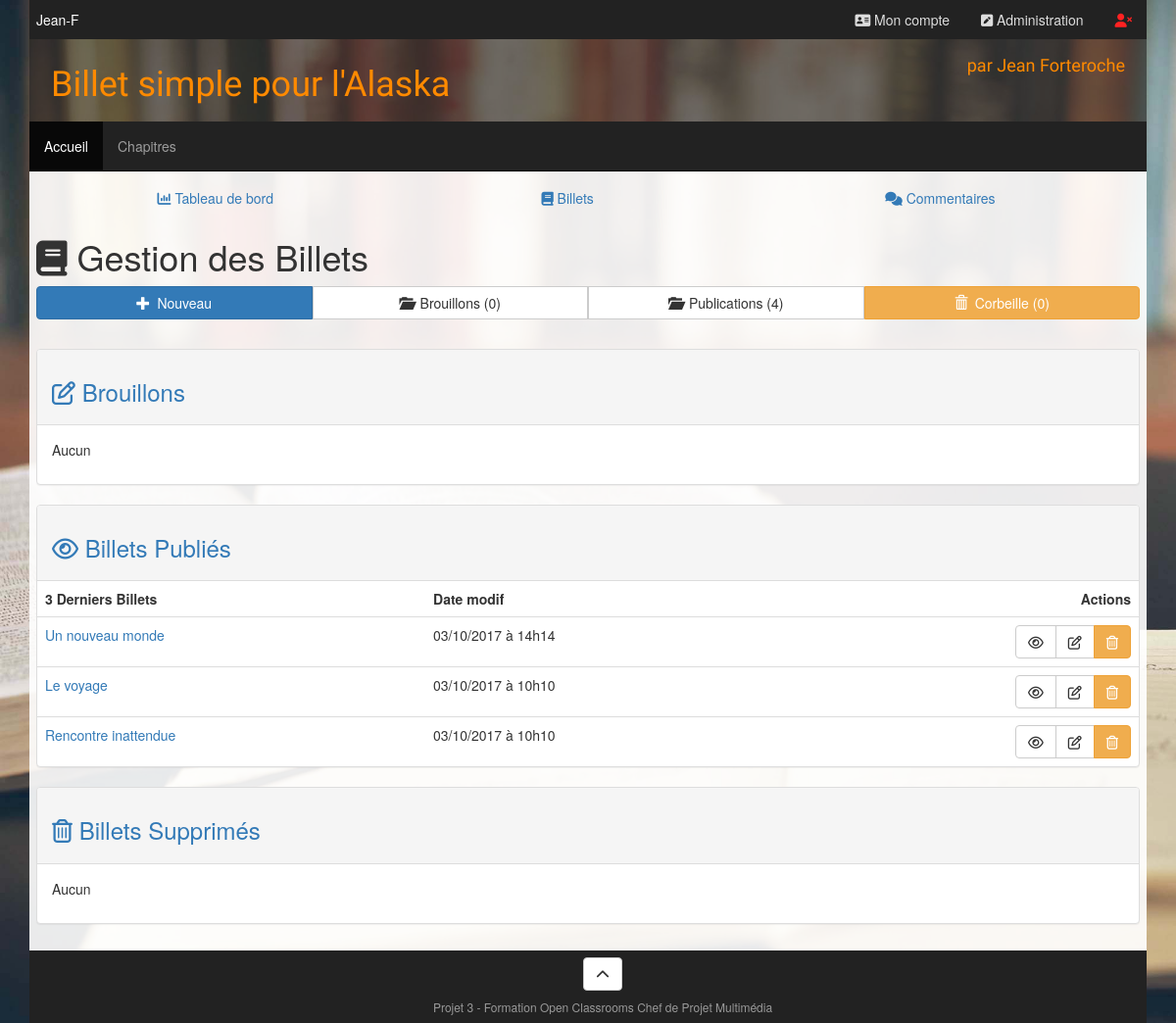
The page /?module=billets&page=admin (signed in) on the database its author committed.
### tables this page shows
CREATE TABLE `ocp3_Billets` (
  `id` int(11) NOT NULL,
  `titre` varchar(255) NOT NULL,
  `contenu` text,
  `extrait` text,
  `auteur_id` int(11) NOT NULL,
  `date_publie` datetime NOT NULL,
  `date_modif` datetime DEFAULT NULL,
  `image_id` int(11) DEFAULT NULL,
  `statut` varchar(255) NOT NULL
);

### index.php (called while the page is built, shortened)
<?php
$request = new Request($_SESSION, $_GET, $_POST, $_FILES);
$response = $request->runController();
$response->runResponseAction();
?>

### modules/billets/classes/billetmgr.class.php (called while the page is built, shortened)
<?php
class BilletMgr {
	private static $_map;
	public function __construct() {
		self::set_map();
		self::set_last_billets_id();
	}
	public static function getNbBrouillon()		{ return self::countNbBilletWithStatut('Brouillon'); 	}
	public static function getNbPublication()	{ return self::countNbBilletWithStatut('Publication');	}
	public static function getNbCorbeille()		{ return self::countNbBilletWithStatut('Corbeille'); 	}
	private static function set_map()							{ return self::setteur_map(); 					}
	private static function set_last_billets_id($id = null)		{ return self::setteur_last_billets_id($id); 	}
	private static function setteur_map()
	{
		if (!isset(self::$_map))
		{
			$sql = 'SELECT COLUMN_NAME, DATA_TYPE, CHARACTER_MAXIMUM_LENGTH
					FROM INFORMATION_SCHEMA.COLUMNS
					WHERE TABLE_NAME = "' . self::TABLE_BILLETS . '" AND TABLE_SCHEMA = "' . self::DB_NAME . '"
					ORDER BY ORDINAL_POSITION';
			$req = SQLmgr::prepare($sql);
			if($req->execute() !== FALSE) {
				while($mapping = $req->fetch())
				{
					self::$_map[$mapping["COLUMN_NAME"]] = $mapping["DATA_TYPE"] . ',' . $mapping['CHARACTER_MAXIMUM_LENGTH'];
				}
			}
		}
		return self::$_map;
	}
	private static function setteur_last_billets_id($id = null)
	{
		if (is_null($id))
		{
			$sql = 'SELECT MAX(id) FROM ' . self::TABLE_BILLETS;
			$req = SQLmgr::prepare($sql);
			$req->execute();
			$id = $req->fetch(PDO::FETCH_ASSOC);
			$id = (int) $id['MAX(id)'];
		}
	}
	public function select_multi(array $where = null, array $limit = null, array $orderby = null)
	{
		$sql_where = '';
		if (!is_null($where))
		{
			foreach ($where as $key => $value) {
				if ($sql_where == '')
				{
					$sql_where = " WHERE {$key} = '{$value}'";
				}
				else
				{
					$sql_where .= " AND {$key} = '{$value}'";
				}
			}
		}
		$sql_limit = '';
		if (!is_null($limit))
		{
			$limit[1] = (int) $limit[1];
			$offset = (int) $limit[1] - 1;
			if ($offset < 0)
			{
				$offset = 0;
			}
			$offset *= $limit[0];
			$sql_limit = ' LIMIT ' . $limit[0] . ' OFFSET ' . $offset;
		}
		$sql_orderby = '';
		if (!is_null($orderby))
		{
			foreach ($orderby as $key => $value) {
				if ($sql_orderby == '')
				{
					$sql_orderby = ' ORDER BY ' . $key . ' ' . $value;
				}
				else
				{
					$sql_orderby .= ', ' . $key . ' ' . $value;
				}
			}
		}
		$sql = 'SELECT
					id,
					titre,
					contenu,
					extrait,
					auteur_id,
					date_modif AS last_date,
					DATE_FORMAT(date_publie, "%d/%m/%Y à %k\h%H") AS date_publie,
					DATE_FORMAT(date_modif, "%d/%m/%Y à %k\h%H") AS date_modif,
					image_id,
					statut
				FROM ' . self::TABLE_BILLETS . $sql_where . $sql_orderby . $sql_limit;
		$req = SQLmgr::prepare($sql);
		$rep = $req->execute();
		if ($rep)
		{
			$billets = [];
			while ($donnees = $req->fetch(PDO::FETCH_ASSOC)) {
				$billet = New Billet;
				$billet->setValues($donnees);
				array_push($billets, $billet);
			}
			return $billets;
		}
		else
		{
			return;
		}
	}
	public static function countNbBilletWithStatut(string $statut)
	{
		$sql = "SELECT COUNT(*) FROM " . self::TABLE_BILLETS . " WHERE statut = '{$statut}'";
		$req = SQLmgr::prepare($sql);
		$req->execute();
		return $req->fetch()[0];
	}
}

### core/classes/sqlmgr.class.php (called while the page is built, shortened)
<?php
class SQLmgr {
	protected static $_pdo;
	public static function getPDO() {
		return self::$_pdo;
	}
	protected static function set_pdo() {
		try
		{
			$bdd = 'mysql:host=' . BDD['host'] . ';dbname=' . BDD['name'] . ';charset=utf8';
			self::$_pdo = new PDO($bdd,BDD['login'],BDD['password']);
		}
		catch (PDOException $msg)
		{
			print "Erreur !: " . $msg->getMessage() . "<br />
			>>> vérifier les paramètres du fichier config.sql.php <br />";
			die();
		}
	}
	public static function prepare($sql) {
		return self::getPDO()->prepare($sql);
	}
}

### modules/billets/controllers/admin.controller.php (called while the page is built, shortened)
<?php
class AdminController {
	public function actionView($request)
	{
		$limit = 3;
		$offset = 0;
		$billetMgr = new BilletMgr;
		$listeBrouillon = $billetMgr->select_multi(['statut' => 'Brouillon'], [$limit, $offset], ['last_date' => 'DESC']);
		$listePublication = $billetMgr->select_multi(['statut' => 'Publication'], [$limit, $offset], ['last_date' => 'DESC']);
		$listeCorbeille = $billetMgr->select_multi(['statut' => 'Corbeille'], [$limit, $offset], ['last_date' => 'DESC']);
		$nbBrouillons = BilletMgr::getNbBrouillon();
		$nbPublications = BilletMgr::getNbPublication();
		$nbCorbeille = BilletMgr::getNbCorbeille();
		$action = ['displayView' => $request->getViewFilename()];
		$objects = [
			'membre' 			=> $request->getMembre(),
			'listeBrouillon' 	=> $listeBrouillon,
			'listePublication' 	=> $listePublication,
			'listeCorbeille' 	=> $listeCorbeille,
			'limit'				=> $limit,
			'nbBrouillons'		=> $nbBrouillons,
			'nbPublications'	=> $nbPublications,
			'nbCorbeille'		=> $nbCorbeille
		];
		$response = new Response($action, $objects);
		return $response;
	}
}

### core/classes/request.class.php (called while the page is built, shortened)
<?php
class Request {
	protected $_get;
	public function get()				{ return $this->_get; }
	public function getActionName()
	{
		$actionsValides = ['submit'];
		if (!isset($this->get()[self::GET_ACTION]) OR !in_array($this->get()[self::GET_ACTION], $actionsValides))
			{
				return 'view';
			}
		return $this->get()[self::GET_ACTION];
	}
	public function setGet(array $get = null)
	{
		if (!is_null($get))
		{
			$get = str_replace(array('.','/','<','>'), '', $get);
			$this->_get = $get;
		}
	}
	public function runController()
	{
		$controller = new $objectName;
		$actionMethod = 'action' . ucfirst($this->getActionName());
		$response = $controller->$actionMethod($this);
		return $response;
	}
}
?>

### core/functions/common.php (called while the page is built, shortened)
<?php
function gene_autoload(string $dossier, $class)
{
	$file = $dossier . strtolower($class) . '.class.php';
}
function autoload_modules($class)
{
	$dir = SITE_ROOT . 'modules/';
	$modules = scandir($dir);
}

### modules/billets/classes/billet.class.php (called while the page is built, shortened)
<?php
class Billet {
	public function set_id($id)						{ return $this->setteur_id($id); 				}
	public function set_titre($text)				{ return $this->setteur_titre($text); 			}
	public function set_contenu($text)				{ return $this->setteur_contenu($text); 		}
	public function set_extrait($text)				{ return $this->setteur_extrait($text); 		}
	public function set_auteur_id($id)				{ return $this->setteur_auteur_id($id); 		}
	protected function setteur_id($id)
	{
		$id = (int) $id;
		if (is_int($id) AND $id > 0)
		{
			return TRUE;
		}
		return FALSE;
	}
	protected function setteur_titre($text)
	{
		if (is_string($text) AND $text <> '' and strlen($text) <= self::TITRE_MAX_LENGHT)
		{
			$text = htmlspecialchars($text);
			return TRUE;
		}
		return FALSE;
	}
	protected function setteur_contenu($text)
	{
		if (is_string($text) AND $text <> '')
		{
			$forbidden_tags = array('<script>', '</script>', '<?php', '<?=', '?>');
			return TRUE;
		}
		return FALSE;
	}
	protected function setteur_extrait($text)
	{
		if (is_string($text) AND $text != '')
		{
			$text = htmlspecialchars($text);
			return TRUE;
		}
		return TRUE;
	}
	protected function setteur_auteur_id($id)
	{
		$id = (int) $id;
		if (is_int($id) AND $id > 0)
		{
			return TRUE;
		}
		return FALSE;
	}
	public function setValues(array $donnees) {
		foreach ($donnees as $key => $value)
		{
			$method = 'set_' . $key;
		}
		return $this;
	}
}

### modules/billets/views/admin.view.php (the view, shortened to what this page needs)
<section>
	<h1><i class="fa fa-book" aria-hidden="true"></i> Gestion des Billets</h1>
	<div class="btn-group btn-group-justified" role="group">
		<a href="?module=billets&page=edition" type="button" class="btn btn-primary" aria-label="Nouveau"><span class="glyphicon glyphicon-plus" aria-hidden="true"></span>Nouveau</a>
		<a href="?module=billets&page=dossier&dossier=brouillon" type="button" class="btn btn-default" aria-label="Brouillon"><span class="glyphicon glyphicon-folder-open" aria-hidden="true"></span>Brouillons (<?= $nbBrouillons; ?>)</a>
		<a href="?module=billets&page=dossier&dossier=publication" type="button" class="btn btn-default" aria-label="Publie"><span class="glyphicon glyphicon-folder-open" aria-hidden="true"></span>Publications (<?= $nbPublications; ?>)</a>
		<a href="?module=billets&page=dossier&dossier=corbeille" type="button" class="btn btn-warning" aria-label="Corbeille"><span class="glyphicon glyphicon-trash" aria-hidden="true"></span>Corbeille (<?= $nbCorbeille; ?>)</a>
	</div>
	<p>&nbsp;</p>
	<div class="panel panel-default">
		<div class="panel-heading"><a href="?module=billets&page=dossier&dossier=brouillon" aria-label="Brouillon"><h3><i class="fa fa-pencil-square-o" aria-hidden="true"></i> Brouillons</h3></a></div>
		<?php if (empty($listeBrouillon)) : ?>
			<div class="panel-body"><p>Aucun</p></div>
		<?php endif ?>
	</div>
	<div class="panel panel-default">
		<div class="panel-heading"><a href="?module=billets&page=dossier&dossier=publication" aria-label="Publie"><h3><i class="fa fa-eye" aria-hidden="true"></i></i> Billets Publiés</h3></a></div>
		<?php if (empty($listePublication)) : ?>
			<div class="panel-body"><p>Aucun</p></div>
		<?php else : ?>
			<div class="table-responsive">
				<table class="table table-hover">
					<thead>
						<tr>
							<td><strong><?= $limit; ?> Derniers Billets</strong></td>
							<td><strong>Date modif</strong></td>
							<td class="text-right"><strong>Actions</strong></td>
						</tr>
					</thead>
					<tbody>
					<?php foreach ($listePublication as $billet) : ?>
						<tr>
							<td><a href="?module=billets&page=edition&id=<?= $billet->get_id(); ?>"><?= $billet->get_titre(); ?></a></td>
							<td><?= $billet->get_date_modif(); ?></td>
							<td>
								<div class="btn-group pull-right" role="group" aria-label="billet-<?= $billet->get_id(); ?>">
									<a href="?module=billets&page=lecture&id=<?= $billet->get_id(); ?>" class="btn btn-default" role="button" alt="voir le billet"><i class="fa fa-eye" aria-hidden="true"></i></a>
									<a href="?module=billets&page=edition&id=<?= $billet->get_id(); ?>" class="btn btn-default" role="button" alt="éditer le billet"><i class="fa fa-pencil-square-o" aria-hidden="true"></i></a>
									<a href="?module=billets&page=supprimer&action=submit&id=<?= $billet->get_id(); ?>" class="btn btn-warning" role="button" alt="supprimer le billet"><i class="fa fa-trash-o" aria-hidden="true"></i></a>
								</div>
							</td>
						</tr>
					<?php endforeach ?>
				 	</tbody>
				</table>
			</div>
		<?php endif ?>
	</div>
	<div class="panel panel-default">
		<div class="panel-heading"><a href="?module=billets&page=dossier&dossier=corbeille" aria-label="Corbeille"><h3><i class="fa fa-trash-o" aria-hidden="true"></i> Billets Supprimés</h3></a></div>
		<?php if (empty($listeCorbeille)) : ?>
			<div class="panel-body"><p>Aucun</p></div>
		<?php endif ?>
	</div>
</section>

### themes/default/style.css (style rules this page uses)
body { background-image: url("images/background.jpg"); background-position: top fixed; background-attachment: fixed; background-size: cover; background-repeat: none; }
.glyphicon { margin-right: 0.5em; }

### rows shown on the page
ocp3_billets: titre "Un nouveau monde", date_modif "03/10/2017 à 14h14"
ocp3_billets: titre "Le voyage", date_modif "03/10/2017 à 10h10"
ocp3_billets: titre "Rencontre inattendue", date_modif "03/10/2017 à 10h10"

### other values the page prints
$membre->get_pseudo() "Jean-F"
$nbBrouillons "0"
$nbPublications "4"
$nbCorbeille "0"
$limit "3"
